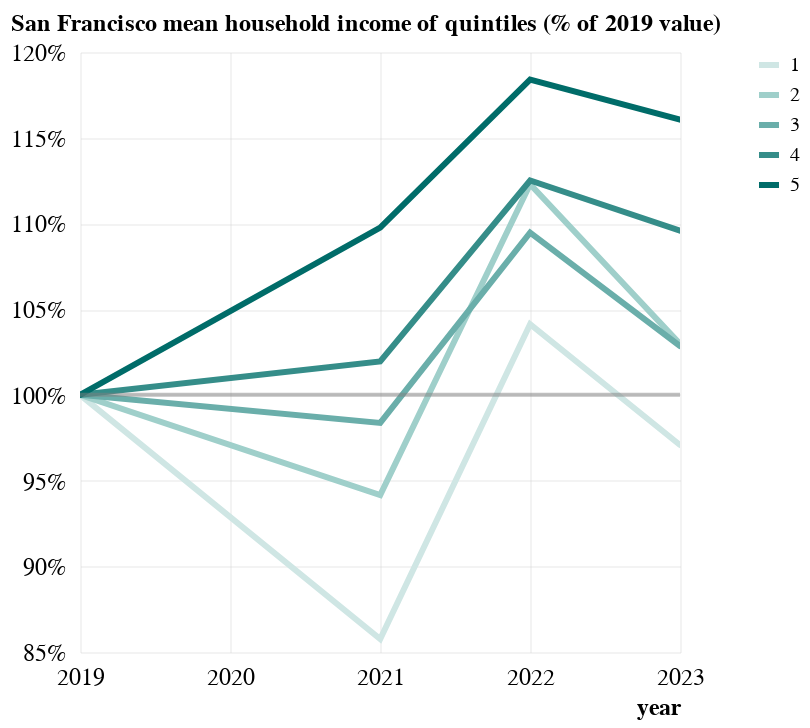

The code cell stored with this chart in its notebook:
### Code cell
sf_normalized_df, sf_normalized_chart = line_plot_normalized(
    df.filter(
        # filter out the regional lines; too cluttered otherwise
        (pl.col("geography") == "San Francisco") & (pl.col("year") > 2018)
    ),
    x="year",
    y="mean household income",
    title="San Francisco mean household income of quintiles",
    color=alt.Color("quintile:O").scale(domain=range(1, 6), range=color_sf_quintiles),
    # mark_line_args={"strokeWidth": 1.5},
    # chart_args={"strokeDash": "Quintile"},
    tooltip=["year", "geography", "quintile", "mean household income"],
)
sf_normalized_df.write_csv("output/data/income-sf-2019norm.csv")
sf_normalized_chart.save("output/Links/income-sf-2019norm.png", scale_factor=3)
sf_normalized_chart.properties(width="container").save(
    "output/Links/income-sf-2019norm.html"
)
sf_normalized_chart

### Figure 1 — Vega-Lite specification as saved in the notebook (floating-point values rounded to 4 significant figures)
{"config": {"font": "Libre Franklin", "axis": {"labelAngle": 0, "labelFlush": false, "labelFontSize": 12, "titleFontSize": 12, "tickWidth": 0, "gridWidth": 0.25, "gridColor": "#cccccc"}, "axisX": {"domainWidth": 0.5, "domainColor": "#3e3e3e", "titleAlign": "right", "titleAnchor": "end"}, "axisY": {"domain": false, "titleAlign": "left", "titleAnchor": "end", "titleAngle": 0, "titlePadding": 0, "titleY": -8}, "line": {"strokeWidth": 3, "strokeCap": "round"}, "legend": {"title": null}, "view": {"stroke": null}}, "layer": [{"data": {"name": "data-b14b71a60924fb74815e87ec8bf5e945"}, "mark": {"type": "line"}, "encoding": {"color": {"field": "quintile", "scale": {"domain": [1, 2, 3, 4, 5], "range": ["#cfe6e4", "#9fcfca", "#6aaeaa", "#358d89", "#006c69"]}, "type": "ordinal"}, "tooltip": [{"field": "year", "type": "quantitative"}, {"field": "geography", "type": "nominal"}, {"field": "quintile", "type": "quantitative"}, {"field": "mean household income", "type": "quantitative"}], "x": {"axis": {"domain": false}, "field": "date", "title": "year", "type": "temporal"}, "y": {"axis": {"format": "%"}, "field": "mean household income (% of 2019 value)", "scale": {"zero": false}, "title": "San Francisco mean household income of quintiles (% of 2019 value)", "type": "quantitative"}}, "name": "view_28"}, {"data": {"name": "data-96c948f4821785996b46a14e00a9cafc"}, "mark": {"type": "rule", "color": "grey", "opacity": 0.5, "strokeWidth": 2}, "encoding": {"x": {"axis": {"domain": false}, "field": "date", "title": "year", "type": "temporal"}}}, {"data": {"name": "data-239f39b835b166853ff500fda90a3eb4"}, "mark": {"type": "rule", "color": "grey", "opacity": 0.5, "strokeWidth": 2}, "encoding": {"y": {"field": "mean household income (% of 2019 value)", "type": "quantitative"}}}], "params": [{"name": "param_10", "select": {"type": "interval", "encodings": ["x", "y"]}, "bind": "scales", "views": ["view_28"]}], "$schema": "https://vega.github.io/schema/vega-lite/v5.20.1.json", "datasets": {"data-b14b71a60924fb74815e87ec8bf5e945": [{"quintile": 1, "mean household income": 18082, "geography": "San Francisco", "year": 2019, "mean household income (% of 2019 value)": 1.0, "date": "2019-01-01T00:00:00"}, {"quintile": 2, "mean household income": 64449, "geography": "San Francisco", "year": 2019, "mean household income (% of 2019 value)": 1.0, "date": "2019-01-01T00:00:00"}, {"quintile": 3, "mean household income": 124524, "geography": "San Francisco", "year": 2019, "mean household income (% of 2019 value)": 1.0, "date": "2019-01-01T00:00:00"}, {"quintile": 4, "mean household income": 204270, "geography": "San Francisco", "year": 2019, "mean household income (% of 2019 value)": 1.0, "date": "2019-01-01T00:00:00"}, {"quintile": 5, "mean household income": 457966, "geography": "San Francisco", "year": 2019, "mean household income (% of 2019 value)": 1.0, "date": "2019-01-01T00:00:00"}, {"quintile": 1, "mean household income": 15507, "geography": "San Francisco", "year": 2021, "mean household income (% of 2019 value)": 0.8576, "date": "2021-01-01T00:00:00"}, {"quintile": 2, "mean household income": 60684, "geography": "San Francisco", "year": 2021, "mean household income (% of 2019 value)": 0.9416, "date": "2021-01-01T00:00:00"}, {"quintile": 3, "mean household income": 122485, "geography": "San Francisco", "year": 2021, "mean household income (% of 2019 value)": 0.9836, "date": "2021-01-01T00:00:00"}, {"quintile": 4, "mean household income": 208245, "geography": "San Francisco", "year": 2021, "mean household income (% of 2019 value)": 1.019, "date": "2021-01-01T00:00:00"}, {"quintile": 5, "mean household income": 502622, "geography": "San Francisco", "year": 2021, "mean household income (% of 2019 value)": 1.098, "date": "2021-01-01T00:00:00"}, {"quintile": 1, "mean household income": 18828, "geography": "San Francisco", "year": 2022, "mean household income (% of 2019 value)": 1.041, "date": "2022-01-01T00:00:00"}, {"quintile": 2, "mean household income": 72368, "geography": "San Francisco", "year": 2022, "mean household income (% of 2019 value)": 1.123, "date": "2022-01-01T00:00:00"}, {"quintile": 3, "mean household income": 136306, "geography": "San Francisco", "year": 2022, "mean household income (% of 2019 value)": 1.095, "date": "2022-01-01T00:00:00"}, {"quintile": 4, "mean household income": 229815, "geography": "San Francisco", "year": 2022, "mean household income (% of 2019 value)": 1.125, "date": "2022-01-01T00:00:00"}, {"quintile": 5, "mean household income": 542183, "geography": "San Francisco", "year": 2022, "mean household income (% of 2019 value)": 1.184, "date": "2022-01-01T00:00:00"}, {"quintile": 1, "mean household income": 17553, "geography": "San Francisco", "year": 2023, "mean household income (% of 2019 value)": 0.9707, "date": "2023-01-01T00:00:00"}, {"quintile": 2, "mean household income": 66366, "geography": "San Francisco", "year": 2023, "mean household income (% of 2019 value)": 1.03, "date": "2023-01-01T00:00:00"}, {"quintile": 3, "mean household income": 128072, "geography": "San Francisco", "year": 2023, "mean household income (% of 2019 value)": 1.028, "date": "2023-01-01T00:00:00"}, {"quintile": 4, "mean household income": 223846, "geography": "San Francisco", "year": 2023, "mean household income (% of 2019 value)": 1.096, "date": "2023-01-01T00:00:00"}, {"quintile": 5, "mean household income": 531497, "geography": "San Francisco", "year": 2023, "mean household income (% of 2019 value)": 1.161, "date": "2023-01-01T00:00:00"}], "data-96c948f4821785996b46a14e00a9cafc": [{"year": 2019}], "data-239f39b835b166853ff500fda90a3eb4": [{"mean household income (% of 2019 value)": 1}]}}
